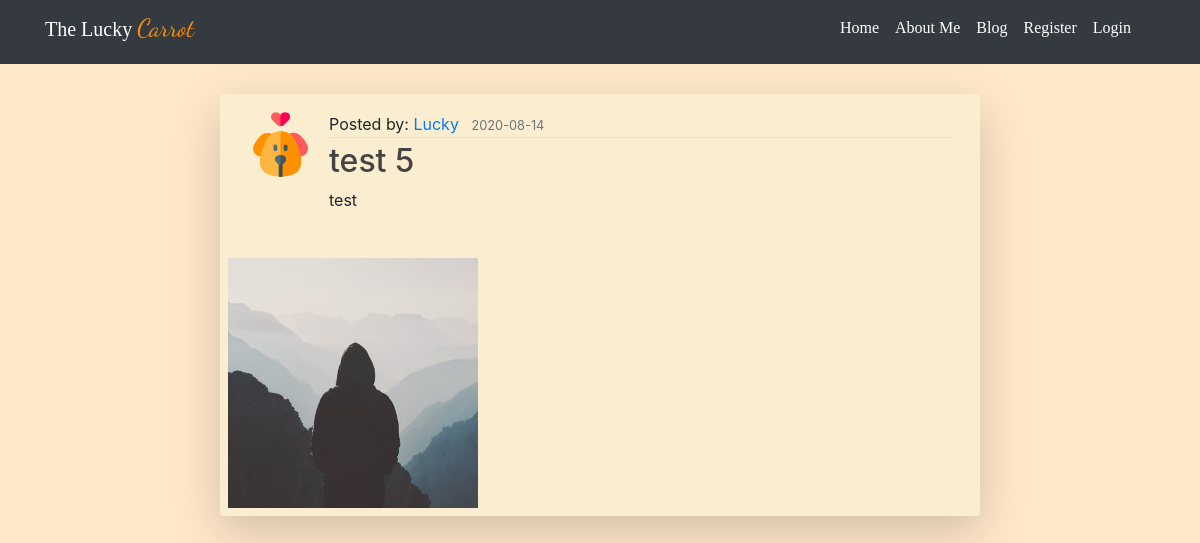
The app's page /blog/5 with its own data.
### luckycarrot/models.py (models this page shows, shortened)
class User(db.Model, UserMixin):
    id = db.Column(db.Integer, primary_key=True)
    username = db.Column(db.String(20), unique=True, nullable=False)
    email = db.Column(db.String(120), unique=True, nullable=False)
    password = db.Column(db.String(60), nullable=False)
    updates = db.Column(db.Boolean, unique=False, default=False, nullable=False)
    image_file = db.Column(db.String(20), nullable=False, default='default.png')
    admin_user = db.Column(db.Boolean, unique=False, default=False, nullable=False)
    posts = db.relationship('Post', backref='author', lazy=True)

class Post(db.Model):
    id = db.Column(db.Integer, primary_key=True)
    title = db.Column(db.String(100), nullable=False)
    date_posted = db.Column(db.DateTime, nullable=False,
                            default=datetime.utcnow)
    content = db.Column(db.Text, nullable=False)
    image_file = db.Column(db.String(20), nullable=False)
    user_id = db.Column(db.Integer, db.ForeignKey(
        'user.id'), nullable=False)

### luckycarrot/posts/routes.py (the view)
@posts.route('/blog/<int:post_id>')
def post(post_id):
    post = Post.query.get_or_404(post_id)
    return render_template('post.html', post=post)

### luckycarrot/templates/post.html (shortened to what this page needs)
{% extends 'main.html' %}
{% block links %}
<link rel="stylesheet" href="../static/css/post.css" type="text/css">
{% endblock %}
{% block content %}
    <div class='container-xl'>
        <div class="row">
            <div class="col-2"></div>
            <div class="col-8 shadow-lg p-2 mb-3 rounded borderBody">
                <article class='media content-section'>
                    <img class="rounded-circle article-img" src="{{ url_for('static', filename='profile_pictures/' + post.author.image_file)}}">
                    <div class='media-body'>
                        <div class="article-metadata">
                            <span>Posted by: <a class="mr-2" href="{{ url_for('main.about') }}">{{ post.author.username }}</a></span>
                            <small class='text-muted'>{{ post.date_posted.strftime('%Y-%m-%d') }}</small>
                        </div>
                        <h2 class="article-title">{{ post.title }}</h2>
                        <p class="article-content">{{ post.content }}</p>
                    </div>
                </article>
                <img src="{{ url_for('static', filename='post_pictures/' + post.image_file) }}">
            </div>
        </div>
    </div>
{% endblock %}

### luckycarrot/static/css/main.css (style rules this page uses)
body { background: #ffe7c9 !important; font-family: 'Bitter', serif; }
a { text-decoration: none !important; }
.borderBody { margin-top: 30px; background: #faedd0; }
.content-section { padding: 10px 20px; border-radius: 3px; margin-bottom: 20px; }

### luckycarrot/static/css/post.css (style rules this page uses)
.article-title { color: #444444; }
.article-content { white-space: pre-line; }
.article-img { height: 65px; width: 65px; margin-right: 16px; }
.article-metadata { padding-bottom: 1px; margin-bottom: 4px; border-bottom: 1px solid #e3e3e3 }

### records on screen
User: image_file (placeholder picture), author.username "Lucky"
Post: date_posted "2020-08-14", title "test 5", content "test", image_file (picture)
